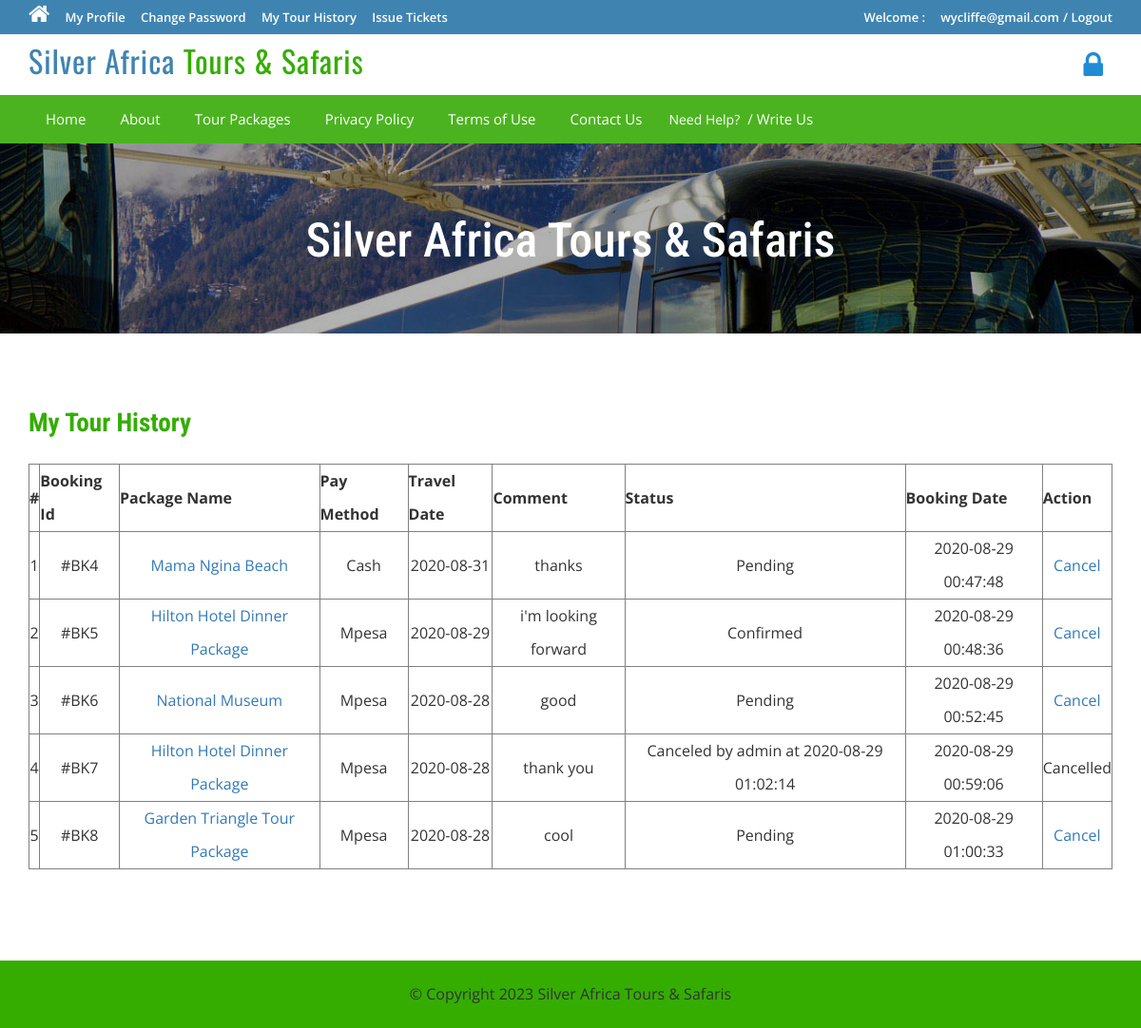
The app's page /tour-history.php (signed in) with its own data.
### tables this page shows
CREATE TABLE `tblbooking` (
  `BookingId` int(11) NOT NULL,
  `PackageId` int(11) NOT NULL,
  `UserEmail` varchar(100) NOT NULL,
  `PayMethod` varchar(100) NOT NULL,
  `TravelDate` varchar(100) NOT NULL,
  `Comment` mediumtext NOT NULL,
  `RegDate` timestamp NOT NULL DEFAULT current_timestamp(),
  `status` int(11) NOT NULL,
  `CancelledBy` varchar(5) DEFAULT NULL,
  `UpdationDate` timestamp NULL DEFAULT NULL ON UPDATE current_timestamp()
);

CREATE TABLE `tbltourpackages` (
  `PackageId` int(11) NOT NULL,
  `PackageName` varchar(200) NOT NULL,
  `PackageType` varchar(200) NOT NULL,
  `PackageLocation` varchar(200) NOT NULL,
  `PackagePrice` varchar(200) NOT NULL,
  `PackageFetures` varchar(200) NOT NULL,
  `PackageDetails` varchar(200) NOT NULL,
  `PackageImage` varchar(200) NOT NULL
);

### tour-history.php (the view, shortened to what this page needs)
<?php
include('includes/config.php');
if(strlen($_SESSION['login'])==0)
	{
header('location:index.php');
}
else{
?>
<!DOCTYPE HTML>
<html>
<head>
<link href="css/bootstrap.css" rel='stylesheet' type='text/css' />
<link href="css/style.css" rel='stylesheet' type='text/css' />
<link href="css/font-awesome.css" rel="stylesheet">
<link href="css/animate.css" rel="stylesheet" type="text/css" media="all">
</head>
<body>
<div class="top-header">
<?php include('includes/header.php');?>
<div class="banner-1 ">
	<div class="container">
		<h1 class="wow zoomIn animated animated" data-wow-delay=".5s" style="visibility: visible; animation-delay: 0.5s; animation-name: zoomIn;">Silver Africa Tours & Safaris</h1>
	</div>
</div>
<div class="privacy">
	<div class="container">
		<h3 class="wow fadeInDown animated animated" data-wow-delay=".5s" style="visibility: visible; animation-delay: 0.5s; animation-name: fadeInDown;">My Tour History</h3>
		<form name="chngpwd" method="post" onSubmit="return valid();">
	<p>
	<table border="1" width="100%">
<tr align="center">
<th>#</th>
<th>Booking Id</th>
<th>Package Name</th>
<th>Pay Method</th>
<th>Travel Date</th>
<th>Comment</th>
<th>Status</th>
<th>Booking Date</th>
<th>Action</th>
</tr>
<?php
$uemail=$_SESSION['login'];;
$sql = "SELECT tblbooking.BookingId as bookid,tblbooking.PackageId as pkgid,tbltourpackages.PackageName as packagename,tblbooking.PayMethod as pmethod,tblbooking.TravelDate as tdate,tblbooking.Comment as comment,tblbooking.status as status,tblbooking.RegDate as regdate,tblbooking.CancelledBy as cancelby,tblbooking.UpdationDate as upddate from tblbooking join tbltourpackages on tbltourpackages.PackageId=tblbooking.PackageId where UserEmail=:uemail";
$query = $dbh->prepare($sql);
$query -> bindParam(':uemail', $uemail, PDO::PARAM_STR);
$query->execute();
$results=$query->fetchAll(PDO::FETCH_OBJ);
$cnt=1;
if($query->rowCount() > 0)
{
foreach($results as $result)
{	?>
<tr align="center">
<td><?php echo htmlentities($cnt);?></td>
<td>#BK<?php echo htmlentities($result->bookid);?></td>
<td><a href="package-details.php?pkgid=<?php echo htmlentities($result->pkgid);?>"><?php echo htmlentities($result->packagename);?></a></td>
<td><?php echo htmlentities($result->pmethod);?></td>
<td><?php echo htmlentities($result->tdate);?></td>
<td><?php echo htmlentities($result->comment);?></td>
<td><?php if($result->status==0)
{
echo "Pending";
}
if($result->status==1)
{
echo "Confirmed";
}
if($result->status==2 and $result->cancelby=='a')
{
echo "Canceled by admin at " .$result->upddate;
}
?></td>
<td><?php echo htmlentities($result->regdate);?></td>
<?php if($result->status==2)
{
	?><td>Cancelled</td>
<?php } else {?>
<td><a href="tour-history.php?bkid=<?php echo htmlentities($result->bookid);?>" onclick="return confirm('Do you really want to cancel booking')" >Cancel</a></td>
<?php }?>
</tr>
<?php $cnt=$cnt+1; }} ?>
	</table>
			</p>
			</form>
	</div>
</div>
<?php include('includes/footer.php');?>
</body>
</html>
<?php } ?>

### css/style.css (style rules this page uses)
html, body { font-size: 100%; background: #fff; font-family: 'Open Sans', sans-serif; }
body a,.grid_1,plan_1,plan_1.one,plan_1.two,i.icon1, i.icon2, i.icon3, i.icon4, i.icon5, i.icon6 { transition:0.5s all; -webkit-transition:0.5s all; -moz-transition:0.5s all; -o-transition:0.5s all; -ms-transition:0.5s all; }
h1,h2,h3,h4,h5,h6 { margin:0; font-family: 'Roboto Condensed', sans-serif; }
p { margin:0; }
.top-header { background-color: #3F84B1; border-bottom: 0 none; height: 36px; line-height: 35px; }
.banner-1 { background: url(../images/3.jpg)no-repeat; background-size: cover; -webkit-background-size: cover; -o-background-size: cover; -ms-background-size: cover; -moz-background-size: cover; min-height:200px; }
.banner-1 h1 { font-size: 50px; margin-bottom: 40px; padding: 1.5em 0 0; text-align: center; color: #ffffff; }
.privacy h3 { color: #34AD00; font-size: 1.7em; font-weight: 700; margin-bottom: 1em; }
.privacy { padding: 5em 0; }
.privacy p { font-size: 1em; line-height: 1.8em; color: #999; margin: 1em 0; }

### records on screen
tblbooking: BookingId "4", PackageId.PackageName "Mama Ngina Beach", PayMethod "Cash", TravelDate "2020-08-31", Comment "thanks", status "Pending", RegDate "2020-08-29 00:47:48"
tblbooking: BookingId "5", PackageId.PackageName "Hilton Hotel Dinner Package", PayMethod "Mpesa", TravelDate "2020-08-29", Comment "i'm looking forward", status "Confirmed", RegDate "2020-08-29 00:48:36"
tblbooking: BookingId "6", PackageId.PackageName "National Museum", PayMethod "Mpesa", TravelDate "2020-08-28", Comment "good", status "Pending", RegDate "2020-08-29 00:52:45"
tblbooking: BookingId "7", PackageId.PackageName "Hilton Hotel Dinner Package", PayMethod "Mpesa", TravelDate "2020-08-28", Comment "thank you", UpdationDate "2020-08-29 01:02:14", RegDate "2020-08-29 00:59:06", status "Cancelled"
tblbooking: BookingId "8", PackageId.PackageName "Garden Triangle Tour Package", PayMethod "Mpesa", TravelDate "2020-08-28", Comment "cool", status "Pending", RegDate "2020-08-29 01:00:33"

### other values on screen
$_SESSION['login'] "wycliffe@gmail.com"
